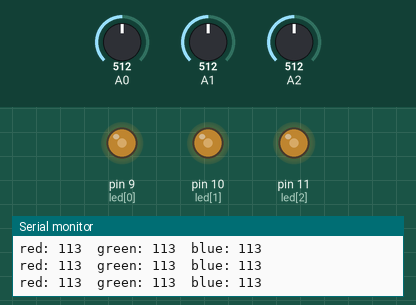
Recording of a sketch running on a simulated Arduino Uno, built with avr-gcc and run on an emulated ATmega328P. On the bench: output pins drawn as LEDs (lit = HIGH), the last lines printed to the serial monitor. Inputs (shaded band) come from the test bench; at power-on: A0 = 512, A1 = 512, A2 = 512.

Above: at 1.2 s.
1.3 s: A0 set to 716
At 2.6 s:
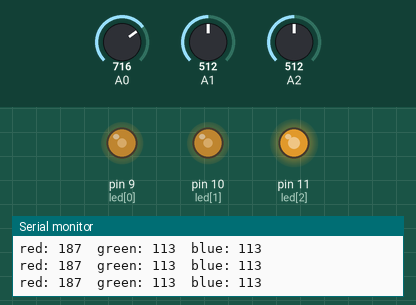
2.9 s: A1 set to 716
At 4.1 s:
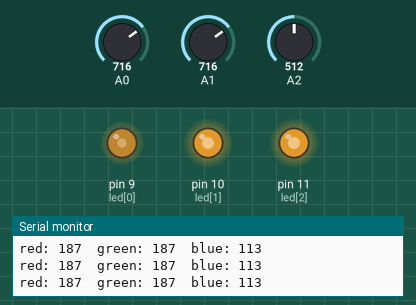
4.5 s: A2 set to 716
At 5.7 s:
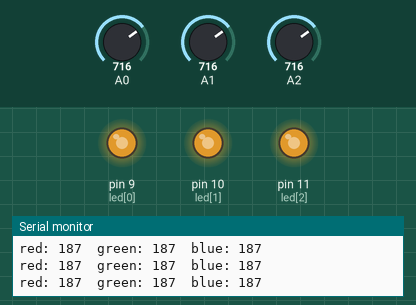
6.1 s: A0 set to 900
At 7.2 s:
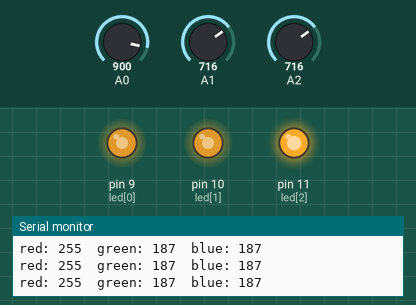
7.7 s: A1 set to 900
At 8.8 s:
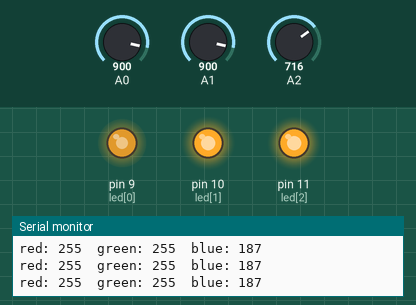
9.3 s: A2 set to 900
At 10.3 s:
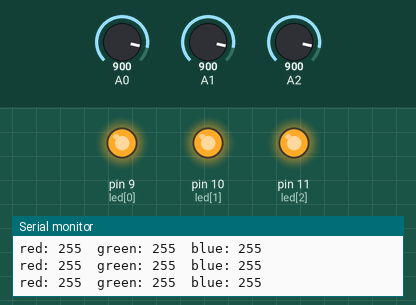
Timing chart, 0 to 11.9 s (numbered marks = the images above; inputs shaded):
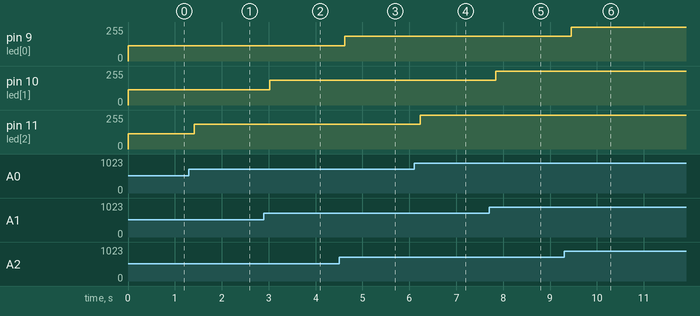

The sketch:

rgb_pot.ino
```cpp
const int led[3]={9,10,11}; //9=blue, 10=green, 11=red
int pot[3]={0,1,2}; //2=red, 1=green, 0=blue

void setup()
{
  Serial.begin(9600);
  for(int i=0;i<3;i++)
  {
    pinMode(led[i],OUTPUT);
  }
}
void loop()
{
  for(int i=0;i<3;i++)
  {
    pot[i]=analogRead(i);
    pot[i]=map(pot[i], 200, 900, 0, 255);
    pot[i]=constrain(pot[i], 0, 255);
  }
  setColor(pot[0], pot[1], pot[2]);
  delay(200);
}
void setColor(int red, int green, int blue) //9=blue, 10=green, 11=red
{
  analogWrite(led[2],red);
  Serial.print("\nred: ");
  Serial.print(red);
  analogWrite(led[1],green);
  Serial.print("\tgreen: ");
  Serial.print(green);
  analogWrite(led[0],blue);
  Serial.print("\tblue: ");
  Serial.print(blue);
}
```

Measured:
- after the input at 1.3 s, pin 11 (led[2]): 113/255 → 187/255 after 0.11 s
- after the input at 2.9 s, pin 10 (led[1]): 113/255 → 187/255 after 0.12 s
- after the input at 4.5 s, pin 9 (led[0]): 113/255 → 187/255 after 0.13 s
- after the input at 6.1 s, pin 11 (led[2]): 187/255 → 255/255 after 0.14 s
- after the input at 7.7 s, pin 10 (led[1]): 187/255 → 255/255 after 0.15 s
- after the input at 9.3 s, pin 9 (led[0]): 187/255 → 255/255 after 0.15 s
